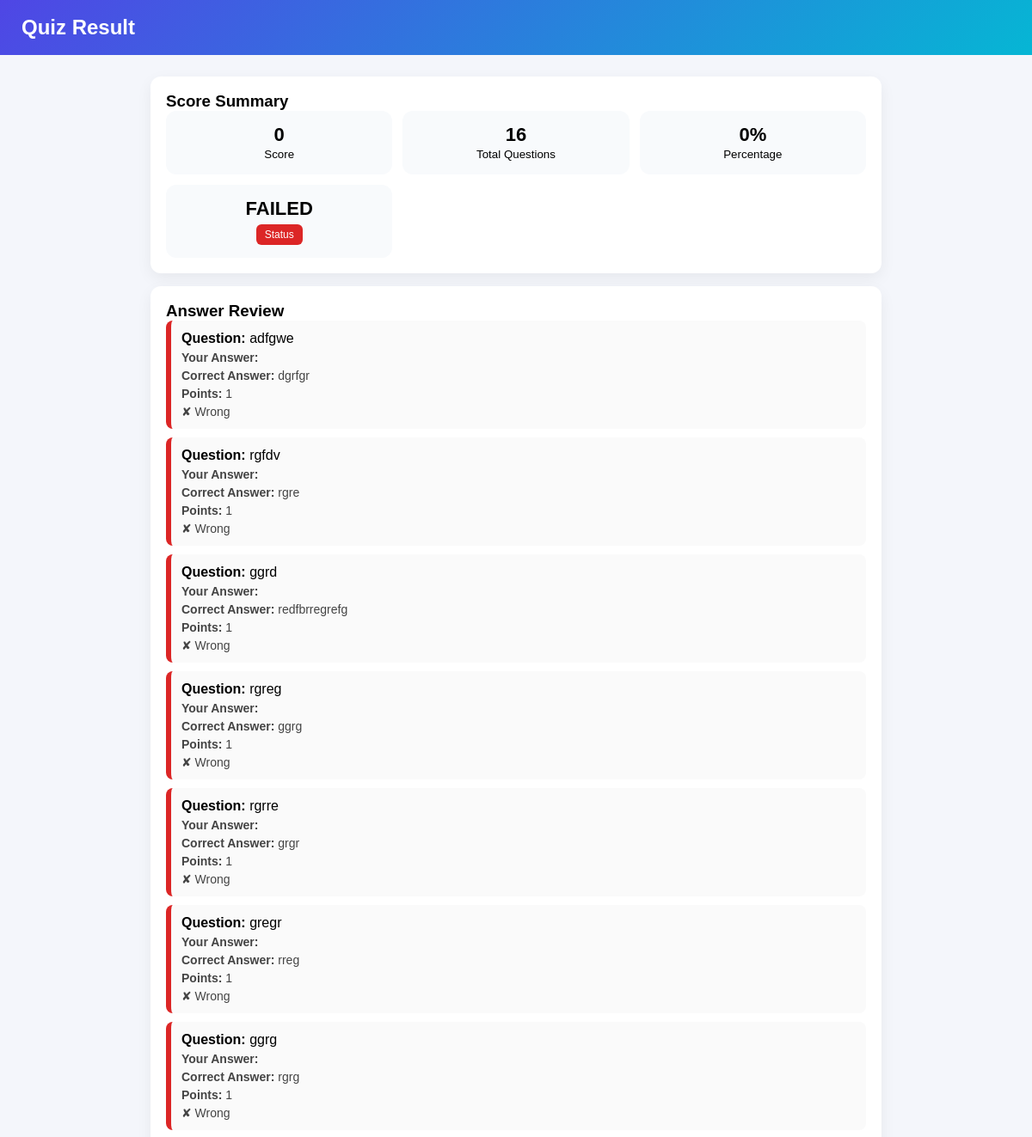
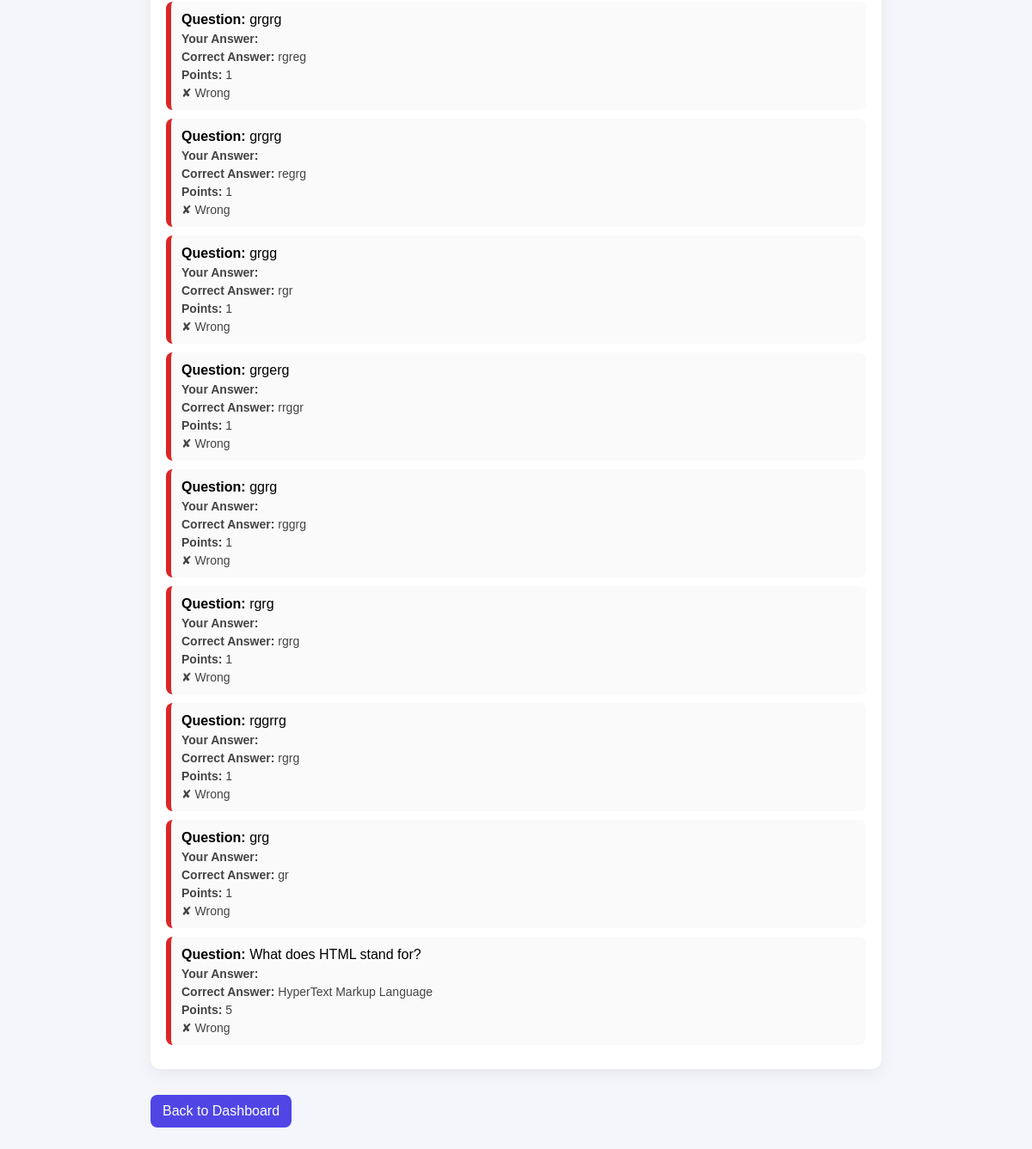
The app's page /frontend/student/quiz-result.php?attemptID=6 (signed in) with its own data (2 pictures, top to bottom).
### tables this page shows
CREATE TABLE `quiz_attempts` (
  `attemptID` int(11) NOT NULL,
  `studentID` int(11) NOT NULL,
  `lessonID` int(11) NOT NULL,
  `totalQuestions` int(11) NOT NULL,
  `score` int(11) NOT NULL,
  `submittedAt` timestamp NOT NULL DEFAULT current_timestamp()
);

CREATE TABLE `attempt_answers` (
  `answerID` int(11) NOT NULL,
  `attemptID` int(11) NOT NULL,
  `questionID` int(11) NOT NULL,
  `studentAnswer` text DEFAULT NULL,
  `isCorrect` tinyint(1) NOT NULL DEFAULT 0
);

CREATE TABLE `questions` (
  `questionID` int(11) NOT NULL,
  `lessonID` int(11) NOT NULL,
  `questionText` text NOT NULL,
  `questionType` enum('multiple_choice','identification','enumeration') NOT NULL DEFAULT 'multiple_choice',
  `correctAnswer` text NOT NULL,
  `points` int(11) NOT NULL DEFAULT 1,
  `date_created` timestamp NOT NULL DEFAULT current_timestamp(),
  `date_deleted` datetime DEFAULT NULL,
  `difficulty` enum('easy','medium','hard') NOT NULL DEFAULT 'easy',
  `choiceA` text DEFAULT NULL,
  `choiceB` text DEFAULT NULL,
  `choiceC` text DEFAULT NULL,
  `choiceD` text DEFAULT NULL
);

### frontend/student/quiz-result.php (the view, shortened to what this page needs)
<?php
require_once '../../backend/database.php';
$attemptID = isset($_GET['attemptID']) ? (int) $_GET['attemptID'] : 0;
$userID = $_SESSION['userID'];
$stmt = $conn->prepare("
    SELECT attemptID, studentID, totalQuestions, score
    FROM quiz_attempts
    WHERE attemptID = ? AND studentID = ?
");
$stmt->bind_param("ii", $attemptID, $userID);
$stmt->execute();
$attempt = $stmt->get_result()->fetch_assoc();
$stmt2 = $conn->prepare("
    SELECT
        aa.questionID,
        aa.studentAnswer,
        aa.isCorrect,
        q.questionText,
        q.correctAnswer,
        q.points
    FROM attempt_answers aa
    LEFT JOIN questions q ON aa.questionID = q.questionID
    WHERE aa.attemptID = ?
");
$stmt2->bind_param("i", $attemptID);
$stmt2->execute();
$answers = $stmt2->get_result();
$total = (int) ($attempt['totalQuestions'] ?? 0);
$score = (int) ($attempt['score'] ?? 0);
$percentage = ($total > 0) ? round(($score / $total) * 100, 2) : 0;
$passed = ($percentage >= 75);
?>
<!DOCTYPE html>
<html>
<head>
</head>
<body>
<div class="header">
    <h2>Quiz Result</h2>
</div>
<div class="container">
<div class="card">
    <h3>Score Summary</h3>
    <div class="grid">
        <div class="stat">
            <h3><?= $score ?></h3>
            <small>Score</small>
        </div>
        <div class="stat">
            <h3><?= $total ?></h3>
            <small>Total Questions</small>
        </div>
        <div class="stat">
            <h3><?= $percentage ?>%</h3>
            <small>Percentage</small>
        </div>
        <div class="stat">
            <h3><?= $passed ? "PASSED" : "FAILED" ?></h3>
            <span class="badge <?= $passed ? 'pass' : 'fail' ?>">
                Status
            </span>
        </div>
    </div>
</div>
<div class="card">
    <h3>Answer Review</h3>
    <?php if ($answers->num_rows > 0): ?>
        <?php while ($row = $answers->fetch_assoc()): ?>
            <div class="question <?= $row['isCorrect'] ? 'correct' : 'wrong' ?>">
                <div><b>Question:</b> <?= htmlspecialchars($row['questionText'] ?? '') ?></div>
                <div class="meta">
                    <b>Your Answer:</b> <?= htmlspecialchars($row['studentAnswer'] ?? '') ?>
                </div>
                <div class="meta">
                    <b>Correct Answer:</b> <?= htmlspecialchars($row['correctAnswer'] ?? '') ?>
                </div>
                <div class="meta">
                    <b>Points:</b> <?= $row['points'] ?? 0 ?>
                </div>
                <div class="meta">
                    <?= $row['isCorrect'] ? "✔ Correct" : "✘ Wrong" ?>
                </div>
            </div>
        <?php endwhile; ?>
    <?php else: ?>
        <div class="empty">
            No answers found for this attempt.
        </div>
    <?php endif; ?>
</div>
<a class="btn" href="student-dashboard.php">
    Back to Dashboard
</a>
</div>
</body>
</html>

### frontend/student/quiz-result.php (style rules this page uses)
* { margin: 0; padding: 0; box-sizing: border-box; font-family: Arial; }
body { background: #f4f6fb; }
.header { background: linear-gradient(135deg, #4f46e5, #06b6d4); color: white; padding: 18px 25px; }
.container { padding: 25px; max-width: 900px; margin: auto; }
.card { background: white; padding: 18px; border-radius: 12px; margin-bottom: 15px; box-shadow: 0 6px 18px rgba(0,0,0,0.06); }
.grid { display: grid; grid-template-columns: repeat(auto-fit, minmax(200px, 1fr)); gap: 12px; }
.stat { text-align: center; padding: 15px; border-radius: 12px; background: #f8fafc; }
.stat h3 { font-size: 22px; }
.badge { display: inline-block; padding: 5px 10px; border-radius: 6px; color: white; font-size: 12px; margin-top: 5px; }
.fail { background: #dc2626; }
.question { border-left: 6px solid #ddd; padding: 12px; margin-bottom: 10px; border-radius: 8px; background: #fafafa; }
.wrong { border-left-color: #dc2626; }
.meta { margin-top: 5px; font-size: 14px; color: #444; }
.btn { display: inline-block; margin-top: 15px; padding: 10px 14px; background: #4f46e5; color: white; text-decoration: none; border-radius: 8px; }

### records on screen
quiz_attempts: score "0", totalQuestions "16"
attempt_answers: questionID.questionText "adfgwe", questionID.correctAnswer "dgrfgr", questionID.points "1", isCorrect "✘ Wrong"
attempt_answers: questionID.questionText "rgfdv", questionID.correctAnswer "rgre", questionID.points "1", isCorrect "✘ Wrong"
attempt_answers: questionID.questionText "ggrd", questionID.correctAnswer "redfbrregrefg", questionID.points "1", isCorrect "✘ Wrong"
attempt_answers: questionID.questionText "rgreg", questionID.correctAnswer "ggrg", questionID.points "1", isCorrect "✘ Wrong"
attempt_answers: questionID.questionText "rgrre", questionID.correctAnswer "grgr", questionID.points "1", isCorrect "✘ Wrong"
attempt_answers: questionID.questionText "gregr", questionID.correctAnswer "rreg", questionID.points "1", isCorrect "✘ Wrong"
attempt_answers: questionID.questionText "ggrg", questionID.correctAnswer "rgrg", questionID.points "1", isCorrect "✘ Wrong"
attempt_answers: questionID.questionText "grgrg", questionID.correctAnswer "rgreg", questionID.points "1", isCorrect "✘ Wrong"
attempt_answers: questionID.questionText "grgrg", questionID.correctAnswer "regrg", questionID.points "1", isCorrect "✘ Wrong"
attempt_answers: questionID.questionText "grgg", questionID.correctAnswer "rgr", questionID.points "1", isCorrect "✘ Wrong"
attempt_answers: questionID.questionText "grgerg", questionID.correctAnswer "rrggr", questionID.points "1", isCorrect "✘ Wrong"
attempt_answers: questionID.questionText "ggrg", questionID.correctAnswer "rggrg", questionID.points "1", isCorrect "✘ Wrong"
attempt_answers: questionID.questionText "rgrg", questionID.correctAnswer "rgrg", questionID.points "1", isCorrect "✘ Wrong"
attempt_answers: questionID.questionText "rggrrg", questionID.correctAnswer "rgrg", questionID.points "1", isCorrect "✘ Wrong"
attempt_answers: questionID.questionText "grg", questionID.correctAnswer "gr", questionID.points "1", isCorrect "✘ Wrong"
attempt_answers: questionID.questionText "What does HTML stand for?", questionID.correctAnswer "HyperText Markup Language", questionID.points "5", isCorrect "✘ Wrong"
